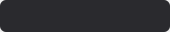
<?xml version="1.0" encoding="UTF-8"?>
<ui version="4.0">
 <class>Form</class>
 <widget class="QWidget" name="Form">
  <property name="geometry">
   <rect>
    <x>0</x>
    <y>0</y>
    <width>170</width>
    <height>32</height>
   </rect>
  </property>
  <property name="sizePolicy">
   <sizepolicy hsizetype="Expanding" vsizetype="Expanding">
    <horstretch>0</horstretch>
    <verstretch>0</verstretch>
   </sizepolicy>
  </property>
  <property name="windowTitle">
   <string>Form</string>
  </property>
  <property name="styleSheet">
   <string notr="true">border-radius: 6px;</string>
  </property>
  <layout class="QGridLayout" name="gridLayout_2">
   <property name="leftMargin">
    <number>0</number>
   </property>
   <property name="topMargin">
    <number>0</number>
   </property>
   <property name="rightMargin">
    <number>0</number>
   </property>
   <property name="bottomMargin">
    <number>0</number>
   </property>
   <property name="spacing">
    <number>0</number>
   </property>
   <item row="0" column="0">
    <widget class="QFrame" name="frame">
     <property name="sizePolicy">
      <sizepolicy hsizetype="Expanding" vsizetype="Expanding">
       <horstretch>0</horstretch>
       <verstretch>0</verstretch>
      </sizepolicy>
     </property>
     <property name="styleSheet">
      <string notr="true">background-color: rgb(42, 42, 46);
color: rgb(245, 245, 245);
border-radius: 6px;</string>
     </property>
     <property name="frameShape">
      <enum>QFrame::NoFrame</enum>
     </property>
     <property name="frameShadow">
      <enum>QFrame::Raised</enum>
     </property>
     <layout class="QGridLayout" name="gridLayout">
      <property name="leftMargin">
       <number>2</number>
      </property>
      <property name="topMargin">
       <number>0</number>
      </property>
      <property name="rightMargin">
       <number>0</number>
      </property>
      <property name="bottomMargin">
       <number>0</number>
      </property>
      <property name="spacing">
       <number>0</number>
      </property>
      <item row="0" column="0">
       <widget class="QPushButton" name="pushButton_2">
        <property name="sizePolicy">
         <sizepolicy hsizetype="Fixed" vsizetype="Fixed">
          <horstretch>0</horstretch>
          <verstretch>0</verstretch>
         </sizepolicy>
        </property>
        <property name="styleSheet">
         <string notr="true">border-radius: 6px;</string>
        </property>
        <property name="text">
         <string/>
        </property>
        <property name="icon">
         <iconset>
          <normalon>res/search.png</normalon>
         </iconset>
        </property>
       </widget>
      </item>
      <item row="0" column="1">
       <widget class="QLabel" name="label">
        <property name="sizePolicy">
         <sizepolicy hsizetype="Expanding" vsizetype="Expanding">
          <horstretch>0</horstretch>
          <verstretch>0</verstretch>
         </sizepolicy>
        </property>
        <property name="text">
         <string/>
        </property>
        <property name="indent">
         <number>3</number>
        </property>
       </widget>
      </item>
      <item row="0" column="2">
       <widget class="QPushButton" name="pushButton">
        <property name="sizePolicy">
         <sizepolicy hsizetype="Fixed" vsizetype="Fixed">
          <horstretch>0</horstretch>
          <verstretch>0</verstretch>
         </sizepolicy>
        </property>
        <property name="styleSheet">
         <string notr="true">border-radius: 6px;</string>
        </property>
        <property name="text">
         <string/>
        </property>
        <property name="icon">
         <iconset>
          <normalon>res/2b.png</normalon>
         </iconset>
        </property>
       </widget>
      </item>
     </layout>
    </widget>
   </item>
  </layout>
 </widget>
 <resources/>
 <connections/>
</ui>
